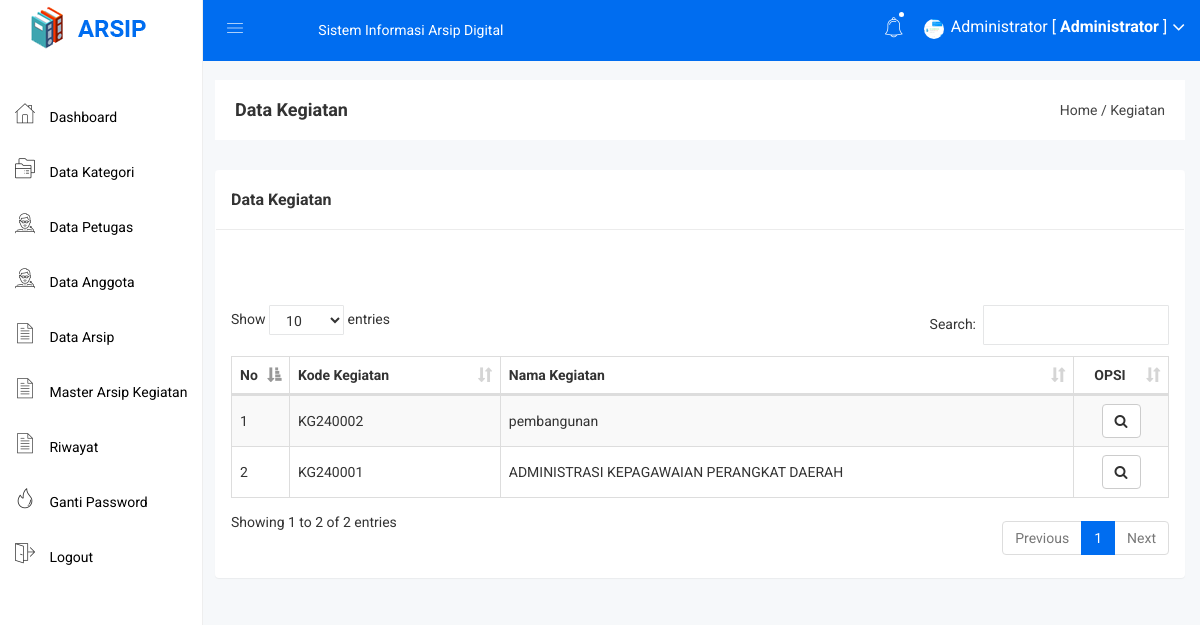
Page /admin/kegiatan.php (signed in) on the committed database.
### tables this page shows
CREATE TABLE `kegiatan` (
  `id_kegiatan` int(11) NOT NULL,
  `kode_kegiatan` varchar(100) NOT NULL,
  `nama_kegiatan` varchar(255) NOT NULL
);

### admin/kegiatan.php (the view, shortened to what this page needs)
<?php include 'header.php'; ?>
<div class="breadcome-area">
    <div class="container-fluid">
        <div class="row">
            <div class="col-lg-12 col-md-12 col-sm-12 col-xs-12">
                <div class="breadcome-list">
                    <div class="row">
                        <div class="col-lg-6 col-md-6 col-sm-6 col-xs-12">
                            <div class="breadcome-heading">
                                <h4 style="margin-bottom: 0px">Data Kegiatan</h4>
                            </div>
                        </div>
                        <div class="col-lg-6 col-md-6 col-sm-6 col-xs-12">
                            <ul class="breadcome-menu" style="padding-top: 0px">
                                <li><a href="#">Home</a> <span class="bread-slash">/</span></li>
                                <li><span class="bread-blod">Kegiatan</span></li>
                            </ul>
                        </div>
                    </div>
                </div>
            </div>
        </div>
    </div>
</div>
<div class="container-fluid">
    <div class="panel panel">
        <div class="panel-heading">
            <h3 class="panel-title">Data Kegiatan</h3>
        </div>
        <div class="panel-body">
            <!-- <div class="pull-right">
                <a href="kegiatan_tambah.php" class="btn btn-primary"><i class="fa fa-plus"></i> Tambah Kegiatan</a>
            </div> -->
            <br>
            <br>
            <br>
            <table id="table" class="table table-bordered table-striped table-hover table-datatable">
                <thead>
                    <tr>
                        <th width="1%">No</th>
                        <th>Kode Kegiatan</th>
                        <th>Nama Kegiatan</th>
                        <th class="text-center" width="10%">OPSI</th>
                    </tr>
                </thead>
                <tbody>
                    <?php
                    include '../koneksi.php';
                    $no = 1;
                    $result = mysqli_query($koneksi, "SELECT * FROM kegiatan ORDER BY id_kegiatan DESC");
                    while ($row = $result->fetch_assoc()) {
                        ?>
                        <tr>
                            <td><?php echo $no++; ?></td>
                            <td><?php echo $row['kode_kegiatan']; ?></td>
                            <td><?php echo $row['nama_kegiatan']; ?></td>
                            <td class="text-center">
                                <div class="btn-group" style="display:flex; justify-content:center;">
                                    <a href="kegiatan_detail.php?id=<?php echo $row['id_kegiatan']; ?>"
                                        class="btn btn-default"><i class="fa fa-search"></i></a>
                                </div>
                            </td>
                        </tr>
                        <?php
                    }
                    ?>
                </tbody>
            </table>
        </div>
    </div>
</div>
<?php include 'footer.php'; ?>

### admin/header.php (shortened to what this page needs)
<!doctype html>
<html>
<head>
    <link rel="stylesheet" href="../assets/css/bootstrap.min.css">
    <link rel="stylesheet" href="../assets/css/font-awesome.min.css">
    <link rel="stylesheet" href="../assets/css/owl.carousel.css">
    <link rel="stylesheet" href="../assets/css/owl.theme.css">
    <link rel="stylesheet" href="../assets/css/owl.transitions.css">
    <link rel="stylesheet" href="../assets/css/animate.css">
    <link rel="stylesheet" href="../assets/css/normalize.css">
    <link rel="stylesheet" href="../assets/css/meanmenu.min.css">
    <link rel="stylesheet" href="../assets/css/main.css">
    <link rel="stylesheet" href="../assets/css/educate-custon-icon.css">
    <link rel="stylesheet" href="../assets/css/morrisjs/morris.css">
    <link rel="stylesheet" href="../assets/css/scrollbar/jquery.mCustomScrollbar.min.css">
    <link rel="stylesheet" href="../assets/css/metisMenu/metisMenu.min.css">
    <link rel="stylesheet" href="../assets/css/metisMenu/metisMenu-vertical.css">
    <link rel="stylesheet" href="../assets/css/calendar/fullcalendar.min.css">
    <link rel="stylesheet" href="../assets/css/calendar/fullcalendar.print.min.css">
    <link rel="stylesheet" href="../assets/style.css">
    <link rel="stylesheet" href="../assets/css/responsive.css">
    <link rel="stylesheet" href="../assets/css/style.css">
    <link rel="stylesheet" type="text/css" href="../assets/js/DataTables/datatables.css">
    <?php
    include '../koneksi.php';
    ?>
</head>
<body>
    <div class="left-sidebar-pro">
        <nav id="sidebar" class="">
            <div class="sidebar-header">
                <a href="index.html"><img class="main-logo" src="../assets/img/logo/logo.png" alt="" /></a>
            </div>
            <div class="left-custom-menu-adp-wrap comment-scrollbar">
                <nav class="sidebar-nav left-sidebar-menu-pro" style="margin-top: 30px">
                    <ul class="metismenu" id="menu1">
                        <li class="active">
                            <a href="index.php">
                                <span class="educate-icon educate-home icon-wrap"></span>
                                <span class="mini-click-non">Dashboard</span>
                            </a>
                        </li>
                        <li>
                            <a href="kategori.php" aria-expanded="false"><span
                                    class="educate-icon educate-course icon-wrap sub-icon-mg" aria-hidden="true"></span>
                                <span class="mini-click-non">Data Kategori</span></a>
                        </li>
                        <li>
                            <a href="petugas.php" aria-expanded="false"><span
                                    class="educate-icon educate-professor icon-wrap sub-icon-mg"
                                    aria-hidden="true"></span> <span class="mini-click-non">Data Petugas</span></a>
                        </li>
                        <li>
                            <a href="user.php" aria-expanded="false"><span
                                    class="educate-icon educate-professor icon-wrap sub-icon-mg"
                                    aria-hidden="true"></span> <span class="mini-click-non">Data Anggota</span></a>
                        </li>
                        <li>
                            <a href="arsip.php" aria-expanded="false"><span
                                    class="educate-icon educate-data-table icon-wrap sub-icon-mg"
                                    aria-hidden="true"></span> <span class="mini-click-non">Data Arsip</span></a>
                        </li>
                        <li class="nav-item dropdown">
                            <a class="nav-link dropdown-toggle" href="#" role="button" data-bs-toggle="dropdown"
                                aria-expanded="false">
                                <span class="educate-icon educate-data-table icon-wrap sub-icon-mg"
                                    aria-hidden="true"></span> <span class="mini-click-non">Master Arsip Kegiatan</span>
                            </a>
                        </li>
                        <li class="nav-item dropdown">
                            <a class="nav-link dropdown-toggle" href="#" role="button" data-bs-toggle="dropdown"
                                aria-expanded="false">
                                <span class="educate-icon educate-data-table icon-wrap sub-icon-mg"
                                    aria-hidden="true"></span> <span class="mini-click-non">Riwayat</span>
                            </a>
                        </li>
                        <li>
                            <a href="gantipassword.php" aria-expanded="false"><span
                                    class="educate-icon educate-danger icon-wrap sub-icon-mg" aria-hidden="true"></span>
                                <span class="mini-click-non">Ganti Password</span></a>
                        </li>
                        <li>
                            <a href="logout.php" aria-expanded="false"><span
                                    class="educate-icon educate-pages icon-wrap sub-icon-mg" aria-hidden="true"></span>
                                <span class="mini-click-non">Logout</span></a>
                        </li>
                    </ul>
                </nav>
            </div>
        </nav>
    </div>
    <div class="all-content-wrapper">
        <div class="container-fluid">
            <div class="row">
                <div class="col-lg-12 col-md-12 col-sm-12 col-xs-12">
                    <div class="logo-pro">
                        <a href="index.html"><img class="main-logo" src="../assets/img/logo/logo.png" alt="" /></a>
                    </div>
                </div>
            </div>
        </div>
        <div class="header-advance-area">
            <div class="header-top-area">
                <div class="container-fluid">
                    <div class="row">
                        <div class="col-lg-12 col-md-12 col-sm-12 col-xs-12">
                            <div class="header-top-wraper">
                                <div class="row">
                                    <div class="col-lg-1 col-md-0 col-sm-12 col-xs-12">
                                        <div class="menu-switcher-pro">
                                            <button type="button" id="sidebarCollapse"
                                                class="btn bar-button-pro header-drl-controller-btn btn-info navbar-btn">
                                                <i class="educate-icon educate-nav"></i>
                                            </button>
                                        </div>
                                    </div>
                                    <div class="col-lg-5 col-md-6 col-sm-12 col-xs-12">
                                        <div class="header-top-menu tabl-d-n">
                                            <ul class="nav navbar-nav mai-top-nav">
                                                <li class="nav-item"><a href="#" class="nav-link">Sistem Informasi Arsip
                                                        Digital</a></li>
                                            </ul>
                                        </div>
                                    </div>
                                    <div class="col-lg-6 col-md-6 col-sm-12 col-xs-12">
                                        <div class="header-right-info">
                                            <ul class="nav navbar-nav mai-top-nav header-right-menu">
                                                <li class="nav-item">
                                                    <a href="#" data-toggle="dropdown" role="button"
                                                        aria-expanded="false" class="nav-link dropdown-toggle"><i
                                                            class="educate-icon educate-bell"
                                                            aria-hidden="true"></i><span
                                                            class="indicator-nt"></span></a>
                                                </li>
                                                <li class="nav-item">
                                                    <a href="#" data-toggle="dropdown" role="button"
                                                        aria-expanded="false" class="nav-link dropdown-toggle">
                                                        <?php
                                                        $id_admin = $_SESSION['id'];
                                                        $profil = mysqli_query($koneksi, "select * from admin where admin_id='$id_admin'");
                                                        $profil = mysqli_fetch_assoc($profil);
                                                        if ($profil['admin_foto'] == "") {
                                                            ?>
                                                            <img src="../gambar/sistem/user.png"
                                                                style="width: 20px;height: 20px">
                                                        <?php } else { ?>
                                                            <img src="../gambar/admin/<?php echo $profil['admin_foto'] ?>"
                                                                style="width: 20px;height: 20px">
                                                        <?php } ?>
                                                        <span class="admin-name"><?php echo $_SESSION['nama']; ?> [
                                                            <b>Administrator</b> ]</span>
                                                        <i class="fa fa-angle-down edu-icon edu-down-arrow"></i>
                                                    </a>
                                                </li>
                                            </ul>
                                        </div>
                                    </div>
                                </div>
                            </div>
                        </div>
                    </div>
                </div>
            </div>
        </div>

### rows in the picture
kegiatan: kode_kegiatan "KG240002", nama_kegiatan "pembangunan"
kegiatan: kode_kegiatan "KG240001", nama_kegiatan "ADMINISTRASI KEPAGAWAIAN PERANGKAT DAERAH"

### other values in the picture
$_SESSION['nama'] "Administrator"
